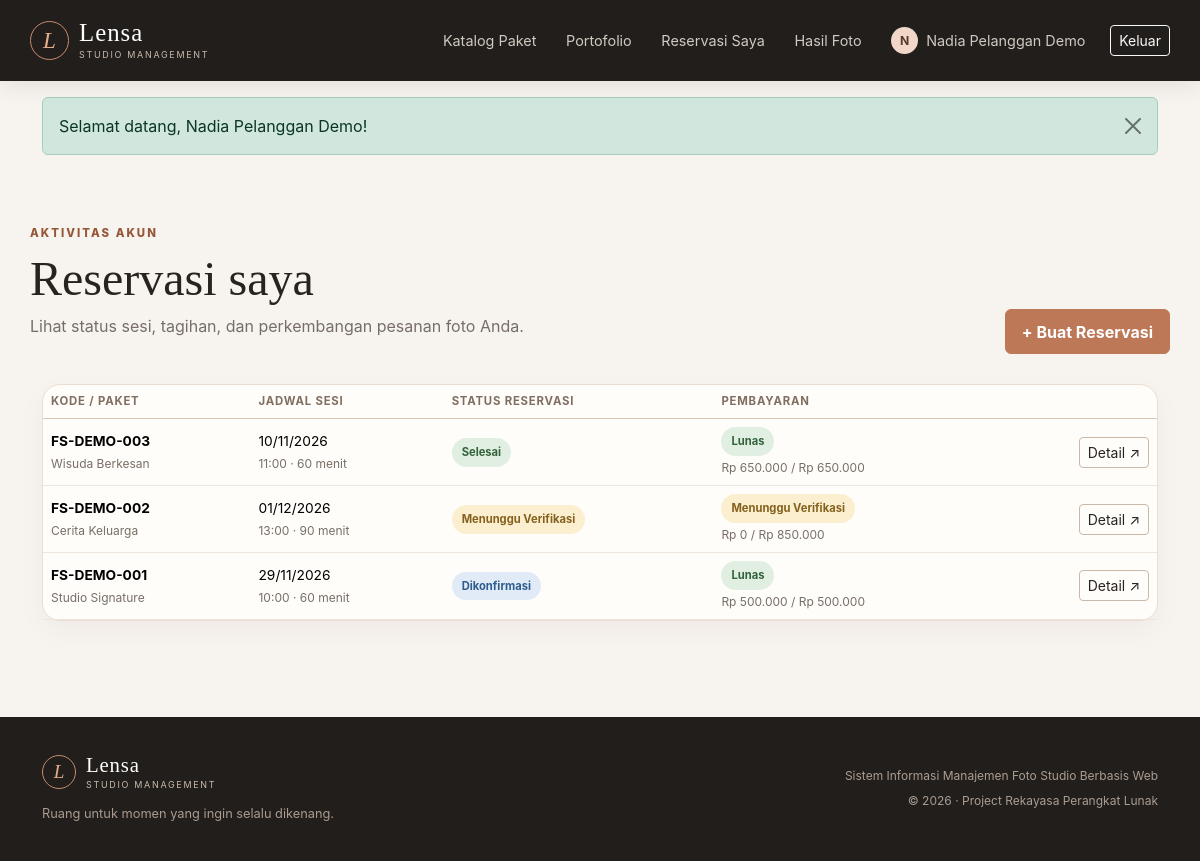
The page /index.php?r=my-reservations (signed in) on the database its author committed.
### tables this page shows
CREATE TABLE pengguna (
    id_pengguna BIGINT UNSIGNED NOT NULL AUTO_INCREMENT,
    nama VARCHAR(100) NOT NULL,
    email VARCHAR(100) NOT NULL,
    no_telepon VARCHAR(20) NULL,
    username VARCHAR(50) NOT NULL,
    password VARCHAR(255) NOT NULL COMMENT 'Hash dari password_hash(), bukan kata sandi asli',
    peran ENUM('pelanggan','admin','fotografer') NOT NULL DEFAULT 'pelanggan',
    aktif TINYINT(1) NOT NULL DEFAULT 1,
    created_at DATETIME NOT NULL DEFAULT CURRENT_TIMESTAMP,
    updated_at DATETIME NOT NULL DEFAULT CURRENT_TIMESTAMP ON UPDATE CURRENT_TIMESTAMP,
    PRIMARY KEY (id_pengguna),
    UNIQUE KEY uq_pengguna_email (email),
    UNIQUE KEY uq_pengguna_username (username),
    KEY idx_pengguna_role_active (peran, aktif)
);

CREATE TABLE reservasi (
    id_reservasi BIGINT UNSIGNED NOT NULL AUTO_INCREMENT,
    kode_reservasi VARCHAR(24) NOT NULL,
    id_pelanggan BIGINT UNSIGNED NOT NULL,
    id_fotografer BIGINT UNSIGNED NULL,
    id_paket BIGINT UNSIGNED NOT NULL,
    tanggal_sesi DATE NOT NULL,
    jam_sesi TIME NOT NULL,
    durasi_menit_snapshot SMALLINT UNSIGNED NOT NULL,
    harga_paket_snapshot DECIMAL(12,2) NOT NULL,
    status ENUM('menunggu_pembayaran','menunggu_verifikasi','dikonfirmasi','sedang_foto','selesai','ditolak','dibatalkan') NOT NULL DEFAULT 'menunggu_pembayaran',
    catatan VARCHAR(1000) NULL,
    hold_expires_at DATETIME NOT NULL,
    created_at DATETIME NOT NULL DEFAULT CURRENT_TIMESTAMP,
    updated_at DATETIME NOT NULL DEFAULT CURRENT_TIMESTAMP ON UPDATE CURRENT_TIMESTAMP,
    PRIMARY KEY (id_reservasi),
    UNIQUE KEY uq_reservasi_kode (kode_reservasi),
    KEY idx_reservasi_jadwal_status (tanggal_sesi, jam_sesi, status),
    KEY idx_reservasi_pelanggan (id_pelanggan, created_at),
    KEY idx_reservasi_fotografer_jadwal (id_fotografer, tanggal_sesi, jam_sesi, status),
    KEY idx_reservasi_status_created (status, created_at),
    CONSTRAINT fk_reservasi_pelanggan FOREIGN KEY (id_pelanggan) REFERENCES pengguna (id_pengguna) ON UPDATE CASCADE ON DELETE RESTRICT,
    CONSTRAINT fk_reservasi_fotografer FOREIGN KEY (id_fotografer) REFERENCES pengguna (id_pengguna) ON UPDATE CASCADE ON DELETE SET NULL,
    CONSTRAINT fk_reservasi_paket FOREIGN KEY (id_paket) REFERENCES paket (id_paket) ON UPDATE CASCADE ON DELETE RESTRICT
);

CREATE TABLE paket (
    id_paket BIGINT UNSIGNED NOT NULL AUTO_INCREMENT,
    nama_paket VARCHAR(100) NOT NULL,
    deskripsi TEXT NOT NULL,
    harga_paket DECIMAL(12,2) NOT NULL,
    durasi_menit SMALLINT UNSIGNED NOT NULL DEFAULT 60,
    gambar VARCHAR(80) NOT NULL DEFAULT 'studio.svg',
    aktif TINYINT(1) NOT NULL DEFAULT 1,
    created_at DATETIME NOT NULL DEFAULT CURRENT_TIMESTAMP,
    updated_at DATETIME NOT NULL DEFAULT CURRENT_TIMESTAMP ON UPDATE CURRENT_TIMESTAMP,
    PRIMARY KEY (id_paket),
    KEY idx_paket_aktif_harga (aktif, harga_paket)
);

### app/Support/helpers.php (called while the page is built, shortened)
<?php
function e(mixed $value): string
{
    return htmlspecialchars((string) ($value ?? ''), ENT_QUOTES | ENT_SUBSTITUTE, 'UTF-8');
}
function db(): PDO
{
    return Database::connection();
}
function asset(string $path): string
{
    return 'assets/' . ltrim($path, '/');
}
function url(string $route = 'home', array $params = []): string
{
    return 'index.php?' . http_build_query(array_merge(['r' => $route], $params));
}
function flash(string $key, ?string $message = null): ?string
{
    $value = $_SESSION['_flash'][$key] ?? null;
    return is_string($value) ? $value : null;
}
function current_user(): ?array
{
    static $resolved = false;
    static $user = null;
    if ($resolved) return $user;
    $resolved = true;
    $id = filter_var($_SESSION['user_id'] ?? null, FILTER_VALIDATE_INT);
    $stmt = db()->prepare('SELECT id_pengguna, nama, email, no_telepon, username, peran FROM pengguna WHERE id_pengguna = :id AND aktif = 1');
    $stmt->execute(['id' => $id]);
    $user = $stmt->fetch() ?: null;
    return $user;
}
function require_login(): array
{
    $user = current_user();
    return $user;
}
function require_role(string|array $roles): array
{
    $user = require_login();
    $roles = (array) $roles;
    return $user;
}
function render(string $view, array $data = []): void
{
    $currentUser = current_user();
    require dirname(__DIR__) . '/views/layout.php';
}
function money(int|float|string|null $amount): string
{
    return 'Rp ' . number_format((float) ($amount ?? 0), 0, ',', '.');
}
function date_id(?string $date, bool $withTime = false): string
{
    try {
        $dt = new DateTimeImmutable($date);
    } catch (Throwable) {
        return e($date);
    }
    return $dt->format($withTime ? 'd/m/Y H:i' : 'd/m/Y');
}
function status_label(string $status): string
{
    return match ($status) {
        'menunggu_pembayaran' => 'Menunggu Pembayaran',
        'menunggu_verifikasi' => 'Menunggu Verifikasi',
        'dikonfirmasi' => 'Dikonfirmasi',
        'sedang_foto' => 'Sedang Pemotretan',
        'selesai' => 'Selesai',
        'ditolak' => 'Ditolak',
        'dibatalkan' => 'Dibatalkan',
        'menunggu' => 'Menunggu Verifikasi',
        'disetujui' => 'Disetujui',
        'ditolak_bayar' => 'Ditolak',
        'belum_bayar' => 'Belum Dibayar',
        'dp' => 'DP Terbayar',
        'lunas' => 'Lunas',
        default => ucwords(str_replace('_', ' ', $status)),
    };
}
function status_class(string $status): string
{
    return match ($status) {
        'selesai', 'disetujui', 'lunas' => 'success',
        'dikonfirmasi', 'dp' => 'primary',
        'menunggu_pembayaran', 'menunggu_verifikasi', 'menunggu', 'belum_bayar', 'sedang_foto' => 'warning',
        'ditolak', 'ditolak_bayar', 'dibatalkan' => 'danger',
        default => 'secondary',
    };
}

### app/Controllers.php (called while the page is built, shortened)
<?php
final class CustomerController
{
    public function reservations(): void
    {
        $user = require_role('pelanggan');
        render('customer/reservations', ['title' => 'Reservasi Saya', 'reservations' => (new BookingRepository())->forCustomer((int) $user['id_pengguna'])]);
    }
}

### public/index.php (called while the page is built, shortened)
<?php
$route = (string) ($_GET['r'] ?? 'home');
$home = new HomeController();
$auth = new AuthController();
$customer = new CustomerController();
$admin = new AdminController();
$photographer = new PhotographerController();
$routes = [
    'home' => [$home, 'home'],
    'package' => [$home, 'package'],
    'availability' => [$home, 'availability'],
    'login' => [$auth, 'login'],
    'register' => [$auth, 'register'],
    'logout' => [$auth, 'logout'],
    'profile' => [$auth, 'profile'],
    'download' => [$auth, 'download'],
    'proof' => [$auth, 'proof'],
    'book' => [$customer, 'book'],
    'booking-store' => [$customer, 'bookingStore'],
    'my-reservations' => [$customer, 'reservations'],
    'reservation' => [$customer, 'reservation'],
    'pay' => [$customer, 'pay'],
    'payment-submit' => [$customer, 'paymentSubmit'],
    'my-gallery' => [$customer, 'gallery'],
    'admin' => [$admin, 'dashboard'],
    'admin-services' => [$admin, 'services'],
    'admin-packages' => [$admin, 'packages'],
    'admin-reservations' => [$admin, 'reservations'],
    'admin-reservation-action' => [$admin, 'reservationAction'],
    'admin-payments' => [$admin, 'payments'],
    'admin-payment-action' => [$admin, 'paymentAction'],
    'admin-users' => [$admin, 'users'],
    'admin-gallery' => [$admin, 'gallery'],
    'admin-gallery-action' => [$admin, 'galleryAction'],
    'admin-reports' => [$admin, 'reports'],
    'photographer' => [$photographer, 'dashboard'],
    'photographer-status' => [$photographer, 'updateStatus'],
    'photographer-upload' => [$photographer, 'upload'],
];
try {
    call_user_func($routes[$route]);
} catch (PDOException $e) {
    error_log('[Lensa Studio DB] ' . $e->getMessage());
    http_response_code(503);
    $detail = $GLOBALS['config']['debug'] ? '<pre>' . e($e->getMessage()) . '</pre>' : '';
    echo '<!doctype html><html lang="id"><meta charset="utf-8"><meta name="viewport" content="width=device-width,initial-scale=1"><title>Basis data belum siap</title><body style="font-family:system-ui;background:#f7f3ee;color:#29231f;padding:4rem 1.5rem"><main style="max-width:680px;margin:auto;background:white;border:1px solid #e8ded3;border-radius:18px;padding:2rem"><p style="color:#965638;font-weight:700;letter-spacing:.12em">LENSA STUDIO</p><h1>Basis data belum terhubung</h1><p>Aplikasi belum dapat membaca basis data. Buat basis data <code>fotostudio</code>, impor <code>database/schema.sql</code>, lalu sesuaikan kredensial di file <code>.env</code>.</p><p>Pastikan MySQL/MariaDB berjalan dan PHP memiliki ekstensi <code>pdo_mysql</code>.</p>' . $detail . '</main></body></html>';
} catch (Throwable $e) {
    error_log('[Lensa Studio] ' . (string) $e);
    http_response_code(500);
    if ($GLOBALS['config']['debug']) {
        echo '<pre style="white-space:pre-wrap;font-family:monospace;padding:2rem">' . e((string) $e) . '</pre>';
    } else {
        echo '<!doctype html><html lang="id"><meta charset="utf-8"><meta name="viewport" content="width=device-width,initial-scale=1"><title>Terjadi kesalahan</title><body style="font-family:system-ui;background:#f7f3ee;color:#29231f;padding:4rem 1.5rem"><main style="max-width:650px;margin:auto;background:white;border:1px solid #e8ded3;border-radius:18px;padding:2rem"><h1>Terjadi kesalahan</h1><p>Permintaan belum dapat diproses. Coba kembali. Jika masalah berlanjut, periksa log aplikasi.</p><a href="index.php">Kembali ke beranda</a></main></body></html>';
    }
}

### app/Core/Database.php (called while the page is built, shortened)
<?php
final class Database
{
    private static ?PDO $connection = null;
    public static function connection(): PDO
    {
        if (self::$connection instanceof PDO) {
            return self::$connection;
        }
        $config = $GLOBALS['config'];
        $dsn = sprintf(
            'mysql:host=%s;port=%d;dbname=%s;charset=utf8mb4',
            $config['db_host'],
            $config['db_port'],
            $config['db_name']
        );
        self::$connection = new PDO($dsn, $config['db_user'], $config['db_pass'], [
            PDO::ATTR_ERRMODE => PDO::ERRMODE_EXCEPTION,
            PDO::ATTR_DEFAULT_FETCH_MODE => PDO::FETCH_ASSOC,
            PDO::ATTR_EMULATE_PREPARES => false,
        ]);
        return self::$connection;
    }
}

### app/Repositories.php (called while the page is built, shortened)
<?php
final class BookingRepository
{
    public function forCustomer(int $customerId): array
    {
        $stmt = db()->prepare('SELECT r.*, p.nama_paket, p.gambar AS gambar_paket, (SELECT COALESCE(SUM(t.nominal),0) FROM transaksi t WHERE t.id_reservasi = r.id_reservasi AND t.status_verifikasi = \'disetujui\') AS total_terbayar, (SELECT COUNT(*) FROM transaksi t WHERE t.id_reservasi = r.id_reservasi AND t.status_verifikasi = \'menunggu\') AS pembayaran_menunggu FROM reservasi r JOIN paket p ON p.id_paket = r.id_paket WHERE r.id_pelanggan = :customer ORDER BY r.created_at DESC');
        $stmt->execute(['customer' => $customerId]);
        return $stmt->fetchAll();
    }
}

### app/views/customer/reservations.php (the view, shortened to what this page needs)
<section class="container page-heading"><span class="section-kicker">Aktivitas akun</span><div class="page-toolbar"><div><h1>Reservasi saya</h1><p>Lihat status sesi, tagihan, dan perkembangan pesanan foto Anda.</p></div><a class="btn btn-copper" href="<?= e(url('home')) ?>#paket">+ Buat Reservasi</a></div></section>
<section class="container pb-5"><div class="surface"><div class="table-wrap"><table class="table"><thead><tr><th>Kode / Paket</th><th>Jadwal sesi</th><th>Status reservasi</th><th>Pembayaran</th><th></th></tr></thead><tbody>
<?php foreach ($reservations as $item): $paid = (float) $item['total_terbayar']; $paymentStatus = $paid >= (float) $item['harga_paket_snapshot'] ? 'lunas' : ($paid > 0 ? 'dp' : ((int) $item['pembayaran_menunggu'] > 0 ? 'menunggu' : 'belum_bayar')); ?>
<tr><td><strong><?= e($item['kode_reservasi']) ?></strong><span class="subtext"><?= e($item['nama_paket']) ?></span></td><td><?= e(date_id($item['tanggal_sesi'])) ?><span class="subtext"><?= e(substr((string) $item['jam_sesi'],0,5)) ?> · <?= (int) $item['durasi_menit_snapshot'] ?> menit</span></td><td><span class="badge-status <?= e(status_class($item['status'])) ?>"><?= e(status_label($item['status'])) ?></span></td><td><span class="badge-status <?= e(status_class($paymentStatus)) ?>"><?= e(status_label($paymentStatus)) ?></span><span class="subtext"><?= money($paid) ?> / <?= money($item['harga_paket_snapshot']) ?></span></td><td class="text-end"><a class="btn btn-sm btn-outline-dark" href="<?= e(url('reservation',['id'=>$item['id_reservasi']])) ?>">Detail ↗</a></td></tr>
<?php endforeach; ?>
</tbody></table></div></div></section>

### app/views/layout.php (shortened to what this page needs)
<!doctype html>
<html lang="id">
<head>
    <link href="https://cdn.jsdelivr.net/npm/bootstrap@5.3.3/dist/css/bootstrap.min.css" rel="stylesheet">
    <link href="<?= e(asset('css/app.css')) ?>" rel="stylesheet">
</head>
<body>
<header class="site-header">
    <nav class="navbar navbar-expand-lg container py-3">
        <a class="brand-mark" href="<?= e(url('home')) ?>"><span class="brand-icon">L</span><span><strong>Lensa</strong><small>STUDIO MANAGEMENT</small></span></a>
        <div class="collapse navbar-collapse" id="mainNav">
            <div class="navbar-nav ms-auto align-items-lg-center gap-lg-1">
                <a class="nav-link" href="<?= e(url('home')) ?>#paket">Katalog Paket</a>
                <a class="nav-link" href="<?= e(url('home')) ?>#portofolio">Portofolio</a>
                <?php if ($currentUser && $currentUser['peran'] === 'pelanggan'): ?>
                    <a class="nav-link" href="<?= e(url('my-reservations')) ?>">Reservasi Saya</a>
                    <a class="nav-link" href="<?= e(url('my-gallery')) ?>">Hasil Foto</a>
                <?php elseif ($currentUser && $currentUser['peran'] === 'admin'): ?>
                    <a class="nav-link" href="<?= e(url('admin')) ?>">Dashboard</a>
                    <a class="nav-link" href="<?= e(url('admin-reservations')) ?>">Reservasi</a>
                    <a class="nav-link" href="<?= e(url('admin-payments')) ?>">Pembayaran</a>
                <?php elseif ($currentUser && $currentUser['peran'] === 'fotografer'): ?>
                    <a class="nav-link" href="<?= e(url('photographer')) ?>">Jadwal Tugas</a>
                <?php endif; ?>
                <?php if ($currentUser): ?>
                    <a class="nav-link nav-user" href="<?= e(url('profile')) ?>"><span class="avatar-mini"><?= e(strtoupper(substr($currentUser['nama'], 0, 1))) ?></span><?= e($currentUser['nama']) ?></a>
                    <form method="post" action="<?= e(url('logout')) ?>" class="d-inline"><?= csrf_field() ?><button class="btn btn-outline-light btn-sm ms-lg-2" type="submit">Keluar</button></form>
                <?php else: ?>
                    <a class="nav-link" href="<?= e(url('login')) ?>">Masuk</a>
                    <a class="btn btn-copper btn-sm ms-lg-2" href="<?= e(url('register')) ?>">Daftar Sekarang <span aria-hidden="true">↗</span></a>
                <?php endif; ?>
            </div>
        </div>
    </nav>
</header>
<main>
    <?php
$notifications = [];
foreach (['success' => 'success', 'error' => 'danger', 'info' => 'info'] as $key => $type) {
    if ($message = flash($key)) {
        $notifications[] = [
            'type' => $type,
            'message' => $message
        ];
    }
}
?>
<?php if (!empty($notifications)): ?>
    <div class="container flash-container">
        <?php foreach ($notifications as $notification): ?>
            <div class="alert alert-<?= e($notification['type']) ?> alert-dismissible fade show" role="alert">
                <?= e($notification['message']) ?>
                <button type="button" class="btn-close" data-bs-dismiss="alert" aria-label="Tutup"></button>
            </div>
        <?php endforeach; ?>
    </div>
<?php endif; ?>
<?php require $viewPath; ?>
<footer class="site-footer mt-5">
    <div class="container footer-inner">
        <div><a class="brand-mark footer-brand" href="<?= e(url('home')) ?>"><span class="brand-icon">L</span><span><strong>Lensa</strong><small>STUDIO MANAGEMENT</small></span></a><p class="footer-desc">Ruang untuk momen yang ingin selalu dikenang.</p></div>
        <div class="footer-right"><span>Sistem Informasi Manajemen Foto Studio Berbasis Web</span><span>© <?= date('Y') ?> · Project Rekayasa Perangkat Lunak</span></div>
    </div>
</footer>
</body>
</html>

### rows shown on the page
pengguna: nama "N", nama "Nadia Pelanggan Demo"
reservasi: kode_reservasi "FS-DEMO-003", id_paket.nama_paket "Wisuda Berkesan", tanggal_sesi "10/11/2026", jam_sesi "11:00", durasi_menit_snapshot "60", status "Selesai", paymentStatus "Lunas", paid "Rp 650.000", harga_paket_snapshot "Rp 650.000"
reservasi: kode_reservasi "FS-DEMO-002", id_paket.nama_paket "Cerita Keluarga", tanggal_sesi "01/12/2026", jam_sesi "13:00", durasi_menit_snapshot "90", status "Menunggu Verifikasi", paymentStatus "Menunggu Verifikasi", paid "Rp 0", harga_paket_snapshot "Rp 850.000"
reservasi: kode_reservasi "FS-DEMO-001", id_paket.nama_paket "Studio Signature", tanggal_sesi "29/11/2026", jam_sesi "10:00", durasi_menit_snapshot "60", status "Dikonfirmasi", paymentStatus "Lunas", paid "Rp 500.000", harga_paket_snapshot "Rp 500.000"

### other values the page prints
$notification['message'] "Selamat datang, Nadia Pelanggan Demo!"
